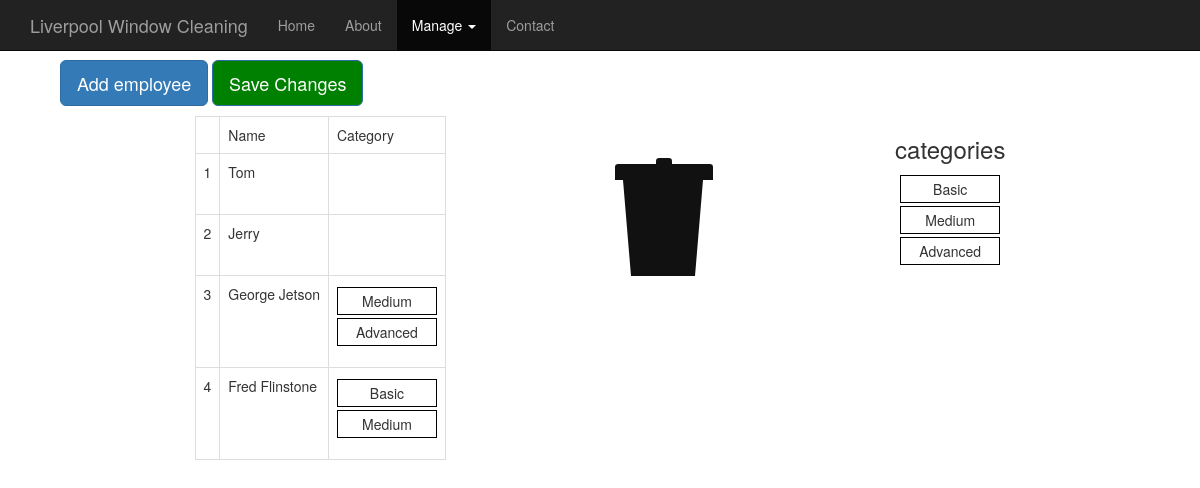
Before: /daily/employees with the older database file.
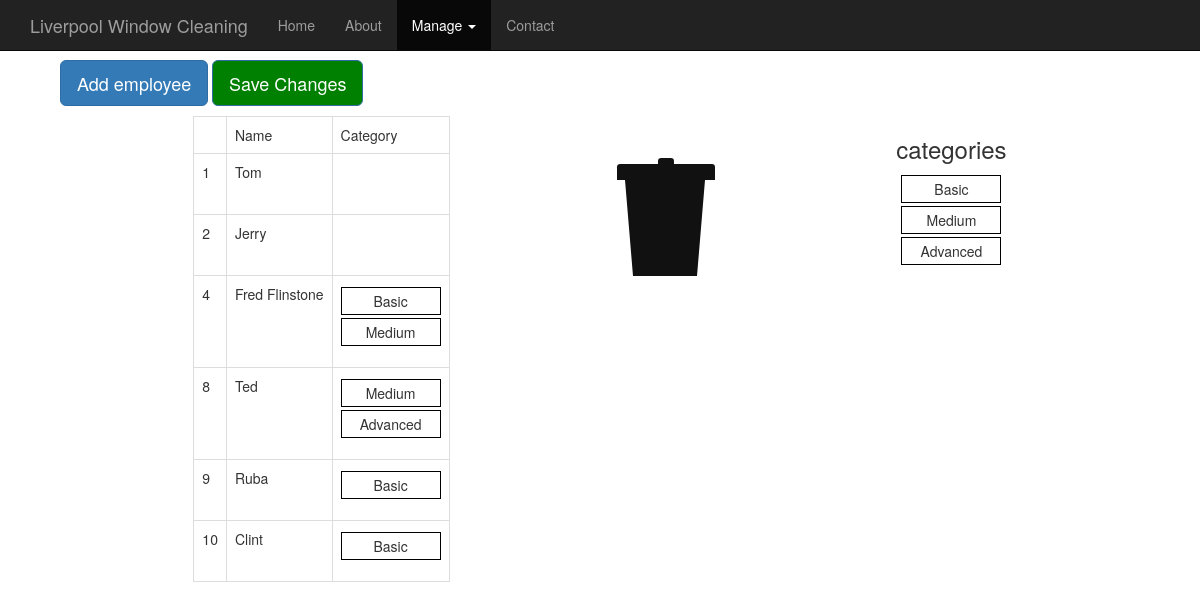
After: the same page with the newer database file.
### daily/models.py (models this page shows, shortened)
class Employee(models.Model):
  name = models.CharField(max_length=100)
  category = models.ManyToManyField(Category)

class Category(models.Model):
  name = models.CharField(max_length=100)

### daily/views.py (the view)
def manage_employees(request):
  employees = Employee.objects.all()
  categories = Category.objects.all()
  context = {'employees': employees, 'cats': categories}
  return render(request, 'daily/employees.html', context)

### daily/templates/daily/employees.html (shortened to what this page needs)
<!DOCTYPE html>
{% load static %}
<html lang="en"><head><meta http-equiv="Content-Type" content="text/html; charset=UTF-8">
    <head>
      <link rel="stylesheet" type="text/css" href= "{% static 'daily/bootstrap.min.css' %}"/>
      <link href="{% static 'daily/ie10-viewport-bug-workaround.css' %}" rel="stylesheet">
      <link rel="stylesheet" type="text/css" href= "{% static 'daily/daily.css' %}"/>
      <link rel="stylesheet" type="text/css" href= "{% static 'daily/trash.css' %}"/>
      <body>
        <nav class="navbar navbar-inverse navbar-fixed-top">
        <div class="container">
          <div class="navbar-header">
            <a class="navbar-brand" href="#">Liverpool Window Cleaning</a>
          </div>
          <div id="navbar" class="collapse navbar-collapse">
            <ul class="nav navbar-nav">
              <li><a href="#">Home</a></li>
              <li><a href="#about">About</a>
              <li class="active dropdown">
              <a href="#" class="dropdown-toggle"
                data-toggle="dropdown" role="button" aria-haspopup="true"
                aria-expanded="false">Manage <span class="caret"></span></a>
              </li>
              </li>
              <li><a href="#contact">Contact</a></li>
            </ul>
          </div>
        </div>
        </nav>
        <div id="form-fields">
          <button type="button" class="btn btn-primary btn-lg"
            id="new-emp-button" onclick="addEmployee()">Add employee</button>
          <button type="button" class="btn btn-primary btn-lg"
            id="save-button" onclick="updateEmployees()">Save Changes</button>
        </div>
        <div class="h-box">
          <table class="table table-bordered" id="daily-table">
            <tbody>
              <tr>
                <td> </td>
                <td>Name</td>
                <td>Category</td>
              </tr>
              {% for emp in employees.all %}
              <tr class="emp">
                <td>{{ emp.id }}</td>
                <td>{{ emp.name }}</td>
                <td>
                  <ol class='sortable_with_drop cat_list'>
                    {% for cat in emp.category.all %}
                    <li class="flex-li cat">{{ cat.name }}</li>
                      {% endfor %}
                  </ol>
                </td>
              </tr>
              {% endfor %}
            </tbody>
          </table>
          <ol class='trash category_trash'>
            <li>
                <div class="lid"></div>
                <div class="lidcap"></div>
                <div class="bin"></div>
                </li>
              </ol>
          <div class="v-box" id="sources">
            <div class="cats-list">
            <h3>categories</h3>
            <ol class='sortable_with_no_drop' id="cats-source">
              {% for cat in cats.all %}
              <li class="flex-li category">{{ cat.name }}</li>
              {% endfor %}
            </ol>
          </div>
          </div>
        </div>
    </body>

### daily/static/daily/daily.css (style rules this page uses)
.flex-li { border: 1px solid black; margin: 3px auto; padding: 3px; width: 100px; text-align: center; }
.h-box { padding: 0; margin: 0; list-style: none; display: -webkit-box; display: -moz-box; display: -ms-flexbox; display: -webkit-flex; display: flex; flex-direction: row; justify-content: space-around; }
.v-box { padding: 0; margin: 0; list-style: none; display: -webkit-box; display: -moz-box; display: -ms-flexbox; display: -webkit-flex; display: flex; flex-direction: column; }
#sources { margin: 0 auto; }
#form-fields { padding: 10px; }
#save-button { //display: none; background: green; }
#daily-table { float: left; width: auto; margin: 0 auto; }
ol { display: inline-block; -webkit-padding-start: 0px; list-style-type: none; //height: 100%; width: 100%; min-height: 30px; }
ol li { float: center; }
body { padding: 50px; margin: auto; }

### daily/static/daily/trash.css (style rules this page uses)
.trash { background: #ffffff; position: relative; width: 160px; height: 160px; //margin: 50px auto 0; border-radius: 4px; transition: box-shadow .2s ease; }
.lidcap, .lid, .bin { position: absolute; }
.lidcap, .lid { border-top-left-radius: 3.2px; border-top-right-radius: 3.2px; background: #111; transition: transform .2s linear, margin .2s linear; }
.lidcap { bottom: 110.4px; left: 65px; height: 8px; width: 16px; }
.lid { bottom: 96px; left: 24px; width: 98px; height: 16px; }
.bin { bottom: 0; left: 32px; width: 80px; border-top: 96px solid #111; border-left: 8px solid transparent; border-right: 8px solid transparent; }

Changed rows visible on the page:
removed Employee: id "3", name "George Jetson", Category (name "Medium"), Category (name "Advanced")
added Employee: id "8", name "Ted", Category (name "Medium"), Category (name "Advanced")
added Employee: id "9", name "Ruba", Category (name "Basic")
added Employee: id "10", name "Clint", Category (name "Basic")
